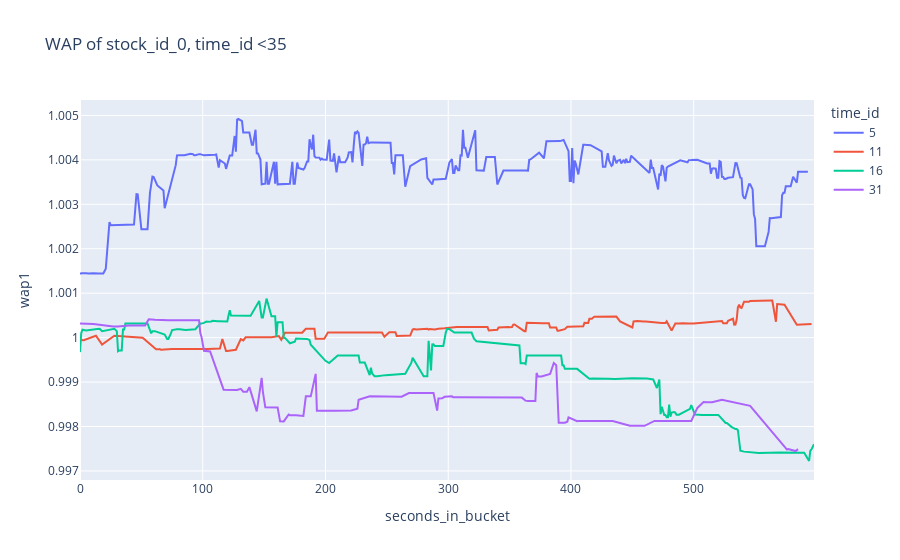

The notebook cell this image was saved under:
### Markdown cell above
### Sample

### Code cell
# Sample
book_train_sample = book_train[(book_train['stock_id'] == 0) & (book_train['time_id'] < 35)].copy()
add_wap(book_train_sample)
fig = px.line(book_train_sample, x="seconds_in_bucket", y="wap1", title='WAP of stock_id_0, time_id <35', color='time_id')
if env == 'local' or env == 'kaggle':
    fig.write_image(save_path + 'wap_sample.png')
fig.show()

### Figure 1 — Plotly figure (JSON) as saved in the notebook; plotly's stock layout.template omitted (floating-point values rounded to 4 significant figures; data arrays with more than 128 entries replaced by an {"elided": "..."} marker saying what was removed)
{"data": [{"hovertemplate": "time_id=5<br>seconds_in_bucket=%{x}<br>wap1=%{y}<extra></extra>", "legendgroup": "5", "line": {"color": "#636efa", "dash": "solid"}, "mode": "lines", "name": "5", "orientation": "v", "showlegend": true, "type": "scatter", "x": {"elided": "302 int values"}, "xaxis": "x", "y": {"elided": "302 float values"}, "yaxis": "y"}, {"hovertemplate": "time_id=11<br>seconds_in_bucket=%{x}<br>wap1=%{y}<extra></extra>", "legendgroup": "11", "line": {"color": "#EF553B", "dash": "solid"}, "mode": "lines", "name": "11", "orientation": "v", "showlegend": true, "type": "scatter", "x": {"elided": "200 int values"}, "xaxis": "x", "y": {"elided": "200 float values"}, "yaxis": "y"}, {"hovertemplate": "time_id=16<br>seconds_in_bucket=%{x}<br>wap1=%{y}<extra></extra>", "legendgroup": "16", "line": {"color": "#00cc96", "dash": "solid"}, "mode": "lines", "name": "16", "orientation": "v", "showlegend": true, "type": "scatter", "x": {"elided": "188 int values"}, "xaxis": "x", "y": {"elided": "188 float values"}, "yaxis": "y"}, {"hovertemplate": "time_id=31<br>seconds_in_bucket=%{x}<br>wap1=%{y}<extra></extra>", "legendgroup": "31", "line": {"color": "#ab63fa", "dash": "solid"}, "mode": "lines", "name": "31", "orientation": "v", "showlegend": true, "type": "scatter", "x": [0, 3, 11, 27, 31, 40, 53, 56, 59, 61, 72, 88, 93, 94, 97, 98, 99, 101, 102, 103, 104, 105, 106, 117, 118, 119, 120, 122, 128, 131, 133, 134, 135, 136, 138, 140, 144, 148, 149, 151, 161, 163, 166, 170, 171, 176, 182, 184, 188, 192, 193, 208, 218, 221, 226, 227, 236, 262, 268, 269, 272, 286, 288, 291, 292, 295, 297, 303, 304, 307, 309, 310, 311, 318, 319, 345, 353, 356, 360, 363, 365, 371, 372, 373, 374, 375, 376, 383, 385, 386, 388, 390, 391, 392, 395, 397, 398, 405, 406, 434, 447, 448, 453, 460, 468, 470, 473, 498, 503, 508, 511, 515, 523, 546, 548, 576, 577, 581, 583, 585], "xaxis": "x", "y": [1.0, 1.0, 1.0, 1.0, 1.0, 1.0, 1.0, 1.0, 1.0, 1.0, 1.0, 1.0, 1.0, 1.0, 1.0, 1.0, 1.0, 0.9997, 0.9997, 0.9997, 0.9997, 0.9997, 0.9997, 0.9988, 0.9988, 0.9988, 0.9988, 0.9988, 0.9988, 0.9988, 0.9988, 0.9988, 0.9988, 0.9988, 0.9989, 0.9987, 0.9983, 0.9991, 0.9988, 0.9984, 0.9984, 0.9981, 0.9981, 0.9983, 0.9983, 0.9983, 0.9982, 0.9987, 0.9987, 0.9992, 0.9984, 0.9984, 0.9984, 0.9984, 0.9984, 0.9986, 0.9987, 0.9987, 0.9988, 0.9988, 0.9988, 0.9988, 0.9988, 0.9984, 0.9986, 0.9986, 0.9987, 0.9987, 0.9987, 0.9987, 0.9987, 0.9986, 0.9986, 0.9987, 0.9987, 0.9987, 0.9987, 0.9987, 0.9987, 0.9986, 0.9986, 0.9986, 0.9992, 0.9991, 0.9991, 0.9991, 0.9991, 0.9992, 0.9994, 0.9994, 0.9994, 0.9981, 0.9981, 0.9981, 0.9981, 0.9981, 0.9982, 0.9981, 0.9981, 0.9981, 0.998, 0.998, 0.998, 0.998, 0.9981, 0.9981, 0.9981, 0.9981, 0.9984, 0.9985, 0.9985, 0.9985, 0.9986, 0.9985, 0.9984, 0.9975, 0.9975, 0.9975, 0.9974, 0.9975], "yaxis": "y"}], "layout": {"legend": {"title": {"text": "time_id"}, "tracegroupgap": 0}, "title": {"text": "WAP of stock_id_0, time_id <35"}, "xaxis": {"anchor": "y", "domain": [0, 1], "title": {"text": "seconds_in_bucket"}}, "yaxis": {"anchor": "x", "domain": [0, 1], "title": {"text": "wap1"}}}}
